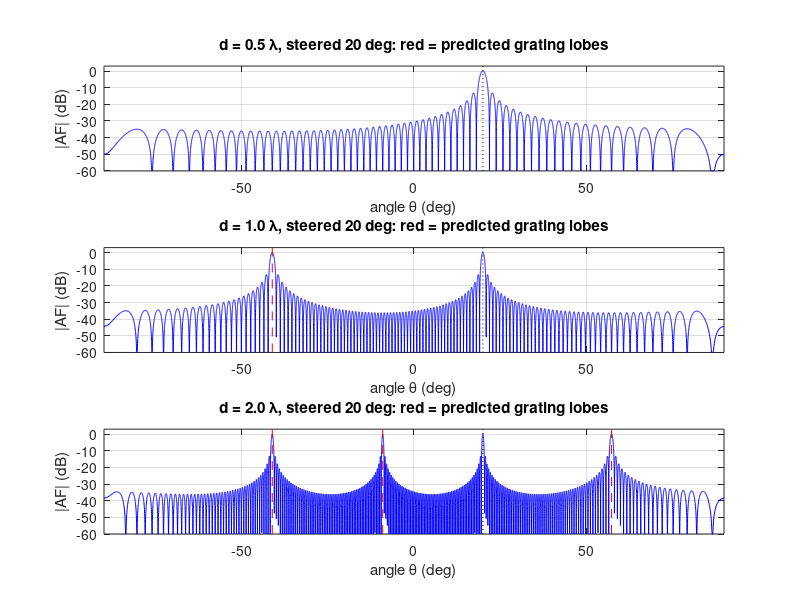
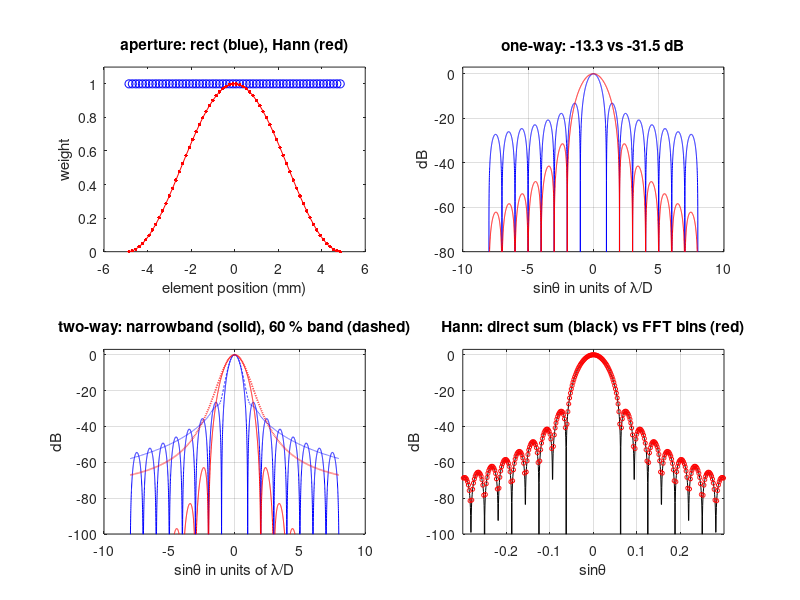

Source code (MATLAB) for these figures, in order:
%% m04_aperture_to_beam.m  -- Module 04: the beam pattern is the Fourier transform of the aperture
% Purpose : compute the far-field (or focal-plane) magnitude pattern of a linear array as the
%           DTFT of its apodization (at omega = -psi for the e^{+j} array sum; |.| is the same
%           for real symmetric weights), compare rect vs Hann, one-way vs two-way (Tx = Rx), show that a
%           zero-padded FFT of the weights reproduces the direct far-field sum, and move
%           grating lobes with the pitch (d = lambda/2, lambda, 2 lambda).
% Change  : f0, N (elements), the pitch list, the steering angle th0_deg.
% Expect  : first sidelobe  rect -13.3 dB one-way / -26.5 dB two-way,
%                           Hann -31.5 dB one-way / -63 dB two-way;
%           -6 dB width (units of lambda/D in sin(theta)): rect 1.21 / 0.89, Hann 2.00 / 1.44;
%           FFT vs direct sum agree to ~1e-14; grating lobes at sin(th_g) = sin(th0) + m lambda/d
%           (d = lambda, 20 deg steering: -41.1 deg); element factor (w = 0.9 d) lowers that
%           grating lobe by ~4.4 dB one-way (but steered to 60 deg the replica near -7.7 deg is
%           favoured: the ratio E(th_g)/E(th0) can exceed 1); a 60 % band fills the rect two-way first null
%           (-24 dB) and lowers the level at the narrowband sidelobe position to -28.8 dB.
% Model   : sections 1-3 monochromatic, point-like elements (no element directivity), far field
%           or focal plane; section 4 adds a rigid-baffle element factor sinc(w sin(theta)/lambda);
%           section 5 a Gaussian two-way spectrum (time-integrated energy pattern).
% Base MATLAB only; runs in MATLAB R2019b+ and GNU Octave 8.
clear; close all; rng(1);

%% Parameters
c   = 1.540;            % mm/us
f0  = 5;                % MHz
lam = c/f0;             % wavelength (mm) = 0.308
N   = 64;               % elements
d   = lam/2;            % pitch for the apodization study (mm)
n   = 0:N-1;
xn  = (n - (N-1)/2)*d;  % element positions (mm), centered
D   = N*d;              % aperture length (mm)
wR  = ones(1, N);
wH  = 0.5 - 0.5*cos(2*pi*(n + 0.5)/N);       % symmetric Hann sampled at element centers
AF  = @(w, x, u) abs( exp(1j*2*pi/lam * u(:) * x) * w(:) ).' / sum(w);   % |sum w e^{jk x u}|, u = sin(th) - sin(th0)

%% 1. First sidelobe and -6 dB width: rect vs Hann, one-way vs two-way
uf = linspace(0, 6*lam/D, 6001);              % fine grid from the main-lobe peak outward
fprintf('--- apodization (N = %d, d = lambda/2, D = %.2f mm) ---\n', N, D);
fprintf('%-10s %-8s %12s %16s %14s\n', 'aperture', 'pattern', '1st SL (dB)', '-6 dB width', 'first null');
labels = {'rect', 'Hann'}; Ws = {wR, wH};
theorySL = [-13.26 -26.52; -31.47 -62.93]; theoryW6 = [1.207 0.886; 2.000 1.441];
for ia = 1:2
    a1 = AF(Ws{ia}, xn, uf);
    for way = 1:2
        a = a1.^way; dBv = 20*log10(a + 1e-300);
        k = 2; while ~(dBv(k) < dBv(k-1) && dBv(k) <= dBv(k+1)), k = k + 1; end      % first null
        j = k; while ~(dBv(j) > dBv(j-1) && dBv(j) >= dBv(j+1)), j = j + 1; end      % first sidelobe
        i6 = find(dBv < -6.0206, 1);
        u6 = uf(i6-1) + (-6.0206 - dBv(i6-1))*(uf(i6) - uf(i6-1))/(dBv(i6) - dBv(i6-1));
        fprintf('%-10s %-8s %7.2f (%6.2f) %9.3f (%5.3f) lam/D %8.3f lam/D\n', labels{ia}, char('one-way' * (way == 1) + 'two-way' * (way == 2)), ...
                dBv(j), theorySL(ia, way), 2*u6*D/lam, theoryW6(ia, way), uf(k)*D/lam);
    end
end
fprintf('(lateral -6 dB width in the focal plane = width in lam/D times lambda F#: rect two-way 0.886 lambda F#)\n');
Fn = 2;                                       % example F-number
fprintf('at F# = %d, %.0f MHz (lambda F# = %.3f mm): rect -6 dB width %.3f mm one-way, %.3f mm two-way\n', ...
        Fn, f0, lam*Fn, 1.207*lam*Fn, 0.886*lam*Fn);
fprintf('Hann/rect -6 dB width ratio: %.2f one-way, %.2f two-way\n', 2.000/1.207, 1.441/0.886);

%% 2. Beam = FFT of the aperture: zero-padded FFT vs direct far-field sum
L = 4096;
Wf = abs(fft(wH, L)) / sum(wH);                % DTFT samples at psi = -2 pi k/L
psi = -2*pi*(0:L-1)/L; psi = mod(psi + pi, 2*pi) - pi;     % wrap to [-pi, pi)
uk = psi*lam/(2*pi*d);                         % psi = k d u  ->  u = sin(theta)
vis = abs(uk) <= 1;
direct = AF(wH, xn, uk(vis));
fprintf('\n--- FFT of the weights vs direct far-field sum (Hann, L = %d) ---\n', L);
fprintf('max | |FFT| - |direct sum| | over %d visible-region samples = %.2e\n', nnz(vis), max(abs(Wf(vis) - direct)));
fprintf('sin(theta) per FFT bin = lambda/(L d) = %.5f\n', lam/(L*d));

%% 3. Grating lobes vs pitch
th0_deg = 20;
pitches = [0.5 1 2]*lam;
uu = linspace(-1, 1, 20001); thd = asind(uu);
fprintf('\n--- grating lobes, N = %d, steering 0 and %d deg ---\n', N, th0_deg);
figure('Name', 'grating lobes', 'Position', [80 80 760 640]);
for ip = 1:3
    dp = pitches(ip); xp = (n - (N-1)/2)*dp;
    for st = [0 th0_deg]
        s0 = sind(st);
        a = AF(wR, xp, uu - s0); adB = 20*log10(a + 1e-300);
        pk = find([adB(1) > adB(2), adB(2:end-1) > adB(1:end-2) & adB(2:end-1) >= adB(3:end), adB(end) > adB(end-1)] & adB > -1.5);
        meas = thd(pk); meas = meas(abs(meas - st) > 0.5);                          % drop the main lobe
        m = -4:4; m = m(m ~= 0); sg = s0 + m*lam/dp; pred = asind(sg(abs(sg) <= 1 + 1e-12));
        sp = sprintf(' %.1f', sort(pred)); if isempty(pred), sp = ' none'; end
        sm = sprintf(' %.1f', sort(meas)); if isempty(meas), sm = ' none'; end
        fprintf('d = %.2f lambda (%.3f mm), steer %2d deg: predicted [%s ] deg, measured [%s ] deg\n', dp/lam, dp, st, sp, sm);
        if st == th0_deg
            subplot(3, 1, ip); plot(thd, max(-60, adB), 'b'); hold on;
            for g = pred, plot([g g], [-60 3], 'r--'); end
            plot([st st], [-60 3], 'k:'); hold off; ylim([-60 3]); xlim([-90 90]); grid on;
            xlabel('angle \theta (deg)'); ylabel('|AF| (dB)');
            title(sprintf('d = %.1f \\lambda, steered %d deg: red = predicted grating lobes', dp/lam, st));
        end
    end
end
fprintf('d = lambda/2: no grating lobe for steering strictly inside +-90 deg; d < lambda/2 if endfire must be clean\n');
fprintf('(at d = lambda/2 steered to +90 deg the m = -1 replica sits exactly at -90 deg)\n');
fprintf('no lobe in the closed visible region for |th0| <= th_max needs d < lambda/(1+sin(th_max))\n');
fprintf('for th_max = %d deg: d < %.3f mm (%.3f lambda)\n', th0_deg, lam/(1 + sind(th0_deg)), 1/(1 + sind(th0_deg)));

%% 4. Element directivity rescales grating lobes by E(th_g)/E(th0) (d = lambda, steered 20 deg)
dp = lam; xp = (n - (N-1)/2)*dp; s0 = sind(th0_deg);
we = 0.9*dp;                                       % element width (mm): 10 % kerf
sincf = @(v) (sin(pi*v) + (v == 0)) ./ (pi*v + (v == 0));
EF = @(uabs) abs(sincf(we*uabs/lam));
thg = asind(s0 - lam/dp);                          % predicted grating lobe (deg)
aM = AF(wR, xp, 0)        * EF(s0);                % main lobe (u = 0 at theta = th0)
aG = AF(wR, xp, sind(thg) - s0) * EF(sind(thg));   % grating lobe
fprintf('\n--- element directivity (d = lambda, w = 0.9 d, steer %d deg) ---\n', th0_deg);
fprintf('grating lobe at %.1f deg; element factor there %.2f dB, at the main lobe %.2f dB\n', thg, 20*log10(EF(sind(thg))), 20*log10(EF(s0)));
fprintf('grating lobe re main lobe: %.2f dB one-way, %.2f dB two-way (0 dB without the element factor)\n', 20*log10(aG/aM), 40*log10(aG/aM));
s60 = sind(60); thg60 = asind(s60 - lam/dp);       % counterexample: replica nearer broadside than the beam
fprintf('steered 60 deg: replica at %.1f deg, E(th_g)/E(th0) = %+.2f dB one-way (> 0: lobe favoured)\n', ...
        thg60, 20*log10(EF(sind(thg60))/EF(s60)));

%% 5. Broadband: a 60 % two-way band smears sidelobes and fills nulls (energy pattern)
FBW = 0.60; sf = FBW/(2*sqrt(2*log(2)));           % Gaussian amplitude-spectrum std (units of f0)
fr  = linspace(1 - 4*sf, 1 + 4*sf, 41);            % frequencies (units of f0)
Pw  = exp(-(fr - 1).^2/sf^2);                      % |P(f)|^2 weights
ue  = [0 1 1.43 2 2.46]*lam/D;                     % sin(theta): peak, rect null, rect SL, Hann null, Hann SL
AFl = @(w, x, u, lm) abs( exp(1j*2*pi/lm * u(:) * x) * w(:) ).' / sum(w);
fprintf('\n--- broadband two-way energy pattern, FBW = %.0f %% (levels in dB re peak) ---\n', 100*FBW);
fprintf('%-6s %-11s %8s %8s %8s %8s\n', 'apod', 'model', 'u=1', 'u=1.43', 'u=2', 'u=2.46');
ub2 = linspace(-8*lam/D, 8*lam/D, 4001); Ebb = zeros(2, numel(ub2));
for ia = 1:2
    Eu = zeros(1, numel(ue)); Eb = zeros(1, numel(ub2));
    for kf = 1:numel(fr)
        Eu = Eu + Pw(kf)*AFl(Ws{ia}, xn, ue,  lam/fr(kf)).^4;
        Eb = Eb + Pw(kf)*AFl(Ws{ia}, xn, ub2, lam/fr(kf)).^4;
    end
    Ebb(ia, :) = 10*log10(Eb/max(Eb));
    nb = 40*log10(AF(Ws{ia}, xn, ue) + 1e-300);
    fprintf('%-6s %-11s %8.1f %8.1f %8.1f %8.1f\n', labels{ia}, 'narrowband', max(nb(2:end), -99));
    fprintf('%-6s %-11s %8.1f %8.1f %8.1f %8.1f\n', labels{ia}, 'broadband', 10*log10(Eu(2:end)/Eu(1)));
end
fprintf('(u in units of lambda0/D; -99 marks an exact null)\n');

%% Figures: apodization and FFT-vs-direct
figure('Name', 'aperture to beam', 'Position', [80 80 760 640]);
subplot(2, 2, 1); plot(xn, wR, 'bo', xn, wH, 'r.-', 'MarkerSize', 8); ylim([0 1.1]);
xlabel('element position (mm)'); ylabel('weight'); title('aperture: rect (blue), Hann (red)');
ub = linspace(-8*lam/D, 8*lam/D, 4001);
subplot(2, 2, 2);
plot(ub*D/lam, 20*log10(AF(wR, xn, ub)), 'b', ub*D/lam, 20*log10(AF(wH, xn, ub)), 'r'); ylim([-80 3]); grid on;
xlabel('sin\theta in units of \lambda/D'); ylabel('dB'); title('one-way: -13.3 vs -31.5 dB');
subplot(2, 2, 3);
plot(ub*D/lam, 40*log10(AF(wR, xn, ub)), 'b', ub*D/lam, 40*log10(AF(wH, xn, ub)), 'r'); hold on;
plot(ub2*D/lam, Ebb(1, :), 'b--', ub2*D/lam, Ebb(2, :), 'r--', 'LineWidth', 1.2); hold off; ylim([-100 3]); grid on;
xlabel('sin\theta in units of \lambda/D'); ylabel('dB'); title('two-way: narrowband (solid), 60 % band (dashed)');
subplot(2, 2, 4);
ud = linspace(-1, 1, 4001);
plot(ud, 20*log10(AF(wH, xn, ud)), 'k'); hold on;
iv = find(vis); iv = iv(1:4:end);
plot(uk(iv), 20*log10(Wf(iv) + 1e-300), 'ro', 'MarkerSize', 3); hold off; ylim([-100 3]); xlim([-0.3 0.3]); grid on;
xlabel('sin\theta'); ylabel('dB'); title('Hann: direct sum (black) vs FFT bins (red)');
